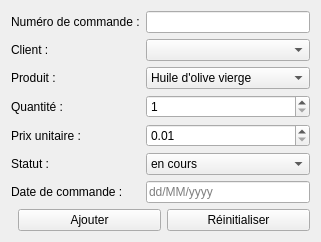
                                <widget class="QWidget" name="tabAjouter_cmd">
                                  <attribute name="title">
                                    <string>Ajouter une commande</string>
                                  </attribute>
                                  <layout class="QVBoxLayout" name="verticalLayout_ajouter_cmd">
                                    <item>
                                      <layout class="QGridLayout" name="grid_ajouter_cmd">
                                        <item row="0" column="0">
                                          <widget class="QLabel" name="labelNumCommande">
                                            <property name="text">
                                              <string>Numéro de commande :</string>
                                            </property>
                                          </widget>
                                        </item>
                                        <item row="0" column="1">
                                          <widget class="QLineEdit" name="lineNumCommande" />
                                        </item>
                                        <item row="1" column="0">
                                          <widget class="QLabel" name="labelClient">
                                            <property name="text">
                                              <string>Client :</string>
                                            </property>
                                          </widget>
                                        </item>
                                        <item row="1" column="1">
                                          <widget class="QComboBox" name="comboClient">
                                            <property name="placeholderText">
                                              <string>Sélectionnez un client</string>
                                            </property>
                                          </widget>
                                        </item>
                                        <item row="2" column="0">
                                          <widget class="QLabel" name="labelProduit">
                                            <property name="text">
                                              <string>Produit :</string>
                                            </property>
                                          </widget>
                                        </item>
                                        <item row="2" column="1">
                                          <widget class="QComboBox" name="comboLibelle">
                                            <item>
                                              <property name="text">
                                                <string>Huile d'olive vierge</string>
                                              </property>
                                            </item>
                                            <item>
                                              <property name="text">
                                                <string>Huile d'olive extra vierge</string>
                                              </property>
                                            </item>
                                            <item>
                                              <property name="text">
                                                <string>Huile d'olive bio</string>
                                              </property>
                                            </item>
                                            <item>
                                              <property name="text">
                                                <string>Huile d'argan</string>
                                              </property>
                                            </item>
                                            <item>
                                              <property name="text">
                                                <string>Huile de tournesol</string>
                                              </property>
                                            </item>
                                          </widget>
                                        </item>
                                        <item row="3" column="0">
                                          <widget class="QLabel" name="labelQuantite">
                                            <property name="text">
                                              <string>Quantité :</string>
                                            </property>
                                          </widget>
                                        </item>
                                        <item row="3" column="1">
                                          <widget class="QSpinBox" name="spinQuantite">
                                            <property name="minimum">
                                              <number>1</number>
                                            </property>
                                            <property name="maximum">
                                              <number>99999</number>
                                            </property>
                                          </widget>
                                        </item>
                                        <item row="4" column="0">
                                          <widget class="QLabel" name="labelPrix">
                                            <property name="text">
                                              <string>Prix unitaire :</string>
                                            </property>
                                          </widget>
                                        </item>
                                        <item row="4" column="1">
                                          <widget class="QDoubleSpinBox" name="spinPrix">
                                            <property name="minimum">
                                              <double>0.01</double>
                                            </property>
                                            <property name="maximum">
                                              <double>999999.99</double>
                                            </property>
                                          </widget>
                                        </item>
                                        <item row="5" column="0">
                                          <widget class="QLabel" name="labelStatut">
                                            <property name="text">
                                              <string>Statut :</string>
                                            </property>
                                          </widget>
                                        </item>
                                        <item row="5" column="1">
                                          <widget class="QComboBox" name="comboStatut">
                                            <item>
                                              <property name="text">
                                                <string>en cours</string>
                                              </property>
                                            </item>
                                            <item>
                                              <property name="text">
                                                <string>validee</string>
                                              </property>
                                            </item>
                                            <item>
                                              <property name="text">
                                                <string>prete</string>
                                              </property>
                                            </item>
                                            <item>
                                              <property name="text">
                                                <string>annulee</string>
                                              </property>
                                            </item>
                                          </widget>
                                        </item>
                                        <item row="6" column="0">
                                          <widget class="QLabel" name="labelDate">
                                            <property name="text">
                                              <string>Date de commande :</string>
                                            </property>
                                          </widget>
                                        </item>
                                        <item row="6" column="1">
                                          <widget class="QLineEdit" name="lineDate">
                                            <property name="placeholderText">
                                              <string>dd/MM/yyyy</string>
                                            </property>
                                          </widget>
                                        </item>
                                      </layout>
                                    </item>
                                    <item>
                                      <layout class="QHBoxLayout" name="hButtonsAjouter_cmd">
                                        <item>
                                          <spacer name="horizontalSpacer_ajouter">
                                            <property name="orientation">
                                              <enum>Qt::Horizontal</enum>
                                            </property>
                                          </spacer>
                                        </item>
                                        <item>
                                          <widget class="QPushButton" name="btnAjouter_cmd">
                                            <property name="text">
                                              <string>Ajouter</string>
                                            </property>
                                          </widget>
                                        </item>
                                        <item>
                                          <widget class="QPushButton" name="btnResetAjouter">
                                            <property name="text">
                                              <string>Réinitialiser</string>
                                            </property>
                                          </widget>
                                        </item>
                                      </layout>
                                    </item>
                                  </layout>
                                </widget>
